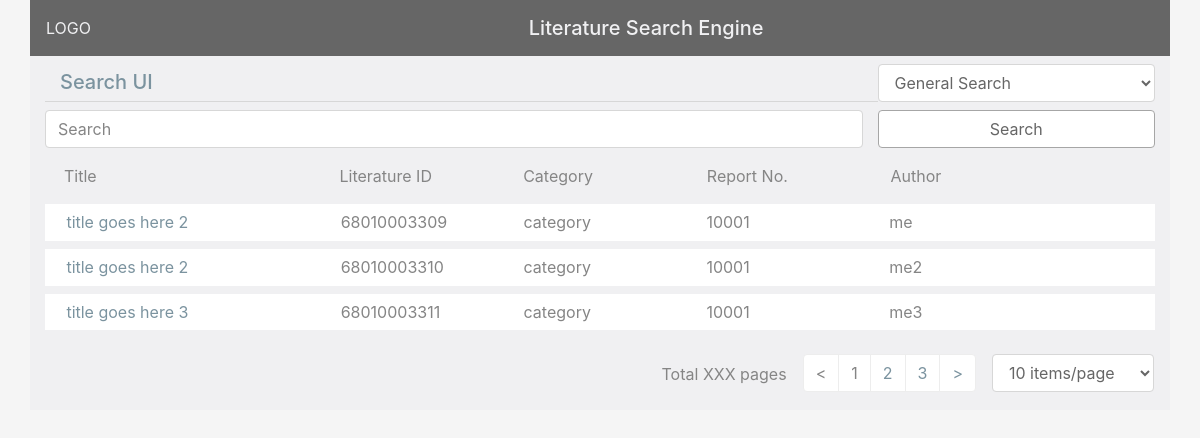
Page /litsearch/ on the earlier database version.
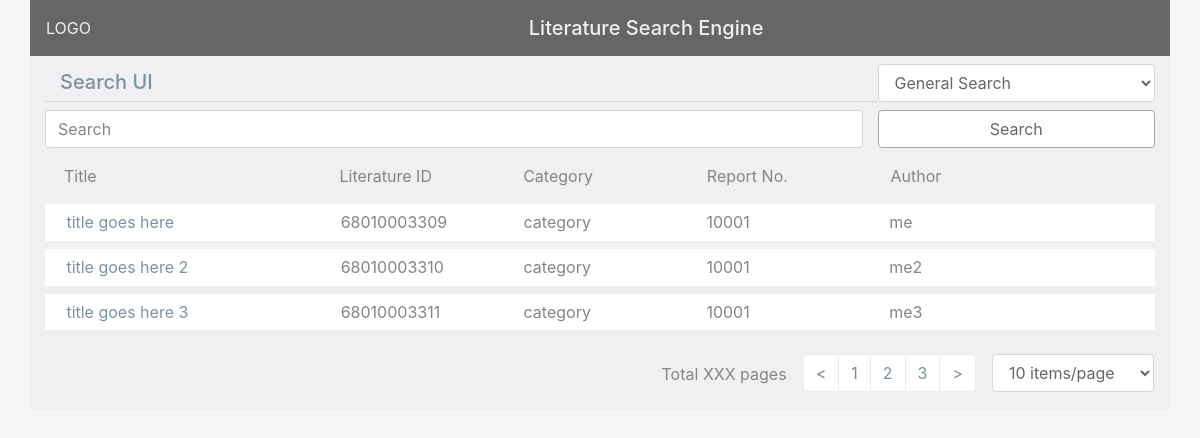
Same page on the later database version.
### litsearch/models.py (models this page shows, shortened)
class LiteratureItem(models.Model):
    title = models.CharField(max_length=256)
    literature_id = models.SlugField(max_length=128)
    category = models.CharField(max_length=64)
    report_number = models.CharField(max_length=128)
    author = models.CharField(max_length=256)
    details_link = models.CharField(max_length=256)
    pub_date = models.DateField('date published');
    abstract = models.TextField()
    journal_ref = models.TextField()

### litsearch/views.py (the view)
# urls.py: path('', views.index, name='index'),
def index(request):
    literature_list = LiteratureItem.objects.order_by('id')[:5]
    context = {
        'literature_list': literature_list,
    }
    return render(request, 'litsearch/index.html', context)

### litsearch/templates/litsearch/index.html (shortened to what this page needs)
{% extends "litsearch/base.html" %}
{% block content %}
    <article class="container searchForm">
        <form class="form-horizontal" action="" id="searchForm">
            <div class="container">
                <div class="row">
                    <div class="col-sm-9 border-bottom border-info">
                        <h2 class="mb-0 text-secondary" style="line-height: 36px;">Search UI</h2>
                    </div>
                    <select class="form-control col-sm-3" name="searchType" id="searchType">
                        <option value="genSearch" selected="selected">General Search</option>
                    </select>
                </div>
                <div class="container px-0" id="genSearch">
                    <div class="row form-group">
                        <div class="col-sm-9 pl-0">
                            <input type="text" class="form-control" name="genSearchInput"
                                   id="genSearchInput" placeholder="Search">
                        </div>
                        <button type="submit" class="btn bg-white col-sm-3" id="genSearchSubmit">Search</button>
                    </div>
                </div>
            </div>
        </form>
    </article>
    <section class="container searchResults">
        <div class="row header my-3 mx-1">
            <div class="col-6 col-md-3">Title</div>
            <div class="col-5 col-md-2">Literature ID</div>
            <div class="col-4 col-md-2">Category</div>
            <div class="col-4 col-md-2">Report No.</div>
            <div class="col-5 col-md-3">Author</div>
        </div>
        <article class="container items">
{% if literature_list %}
    {% for item in literature_list %}
            <div class="row bg-white border-info">
                <div class="col-4 col-md-3"><a href="{% url 'details' item.id %}">{{ item.title }}</a></div>
                <div class="col-4 col-md-2">{{ item.literature_id }}</div>
                <div class="col-4 col-md-2">{{ item.category }}</div>
                <div class="col-4 col-md-2">{{ item.report_number }}</div>
                <div class="col-4 col-md-2">{{ item.author }}</div>
            </div>
    {% endfor %}
{% else %}
            <p>No items are available.</p>
{% endif %}
        </article>
        <div class="row controls justify-content-end p-2">
            <div class="m-md-2">
                <span style="line-height: 40px;">Total XXX pages</span>
            </div>
            <ul class="m-md-2 pagination">
                <li class="page-item disabled"><a class="page-link" href="#">&lt;</a></li>
                <li class="page-item disabled"><a class="page-link" href="#">1</a></li>
                <li class="page-item"><a class="page-link" href="#">2</a></li>
                <li class="page-item"><a class="page-link" href="#">3</a></li>
                <li class="page-item"><a class="page-link" href="#">&gt;</a></li>
            </ul>
            <div class="m-md-2 form-group">
                <select class="form-control" name="itemsPerPage" id="itemsPerPage">
                    <option value="10">10 items/page</option>
                </select>
            </div>
        </div>
    </section>
{% endblock %}

### litsearch/templates/litsearch/base.html (shortened to what this page needs)
{% load static %}
<!DOCTYPE html>
<head>
    <link href="{% static 'litsearch/_/css/styles.css' %}" rel="stylesheet" type="text/css" media="all">
</head>
<body>
<main class="container bg-light">
    <header class="">
        <nav class="navbar bg-primary mb-2">
            <ul class="navbar-nav">
                <li class="nav-item">
                    <a class="nav-link text-light" href="#">LOGO</a>
                </li>
            </ul>
            <div class="text-light col-sm-11">
                <h1 class="mb-0" style="text-align:center;">Literature Search Engine</h1>
            </div>
        </nav>
    </header>
    {% block content %}{% endblock %}
</main>
</body>
</html>

Differences in the rows shown:
changed LiteratureItem "me": title "title goes here 2" → "title goes here"
